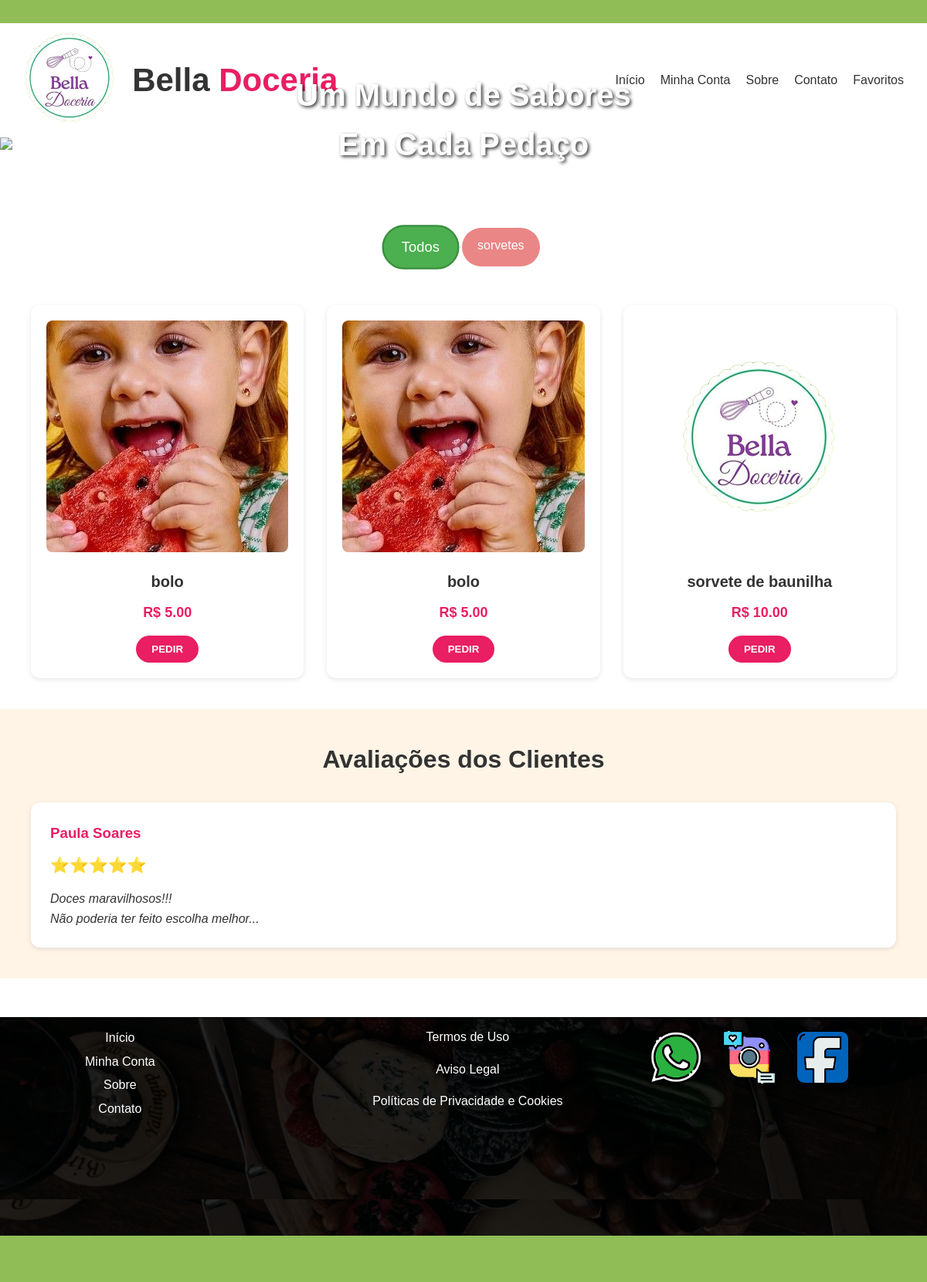
/catalog/home/2/, run on an earlier commit of the app's database.
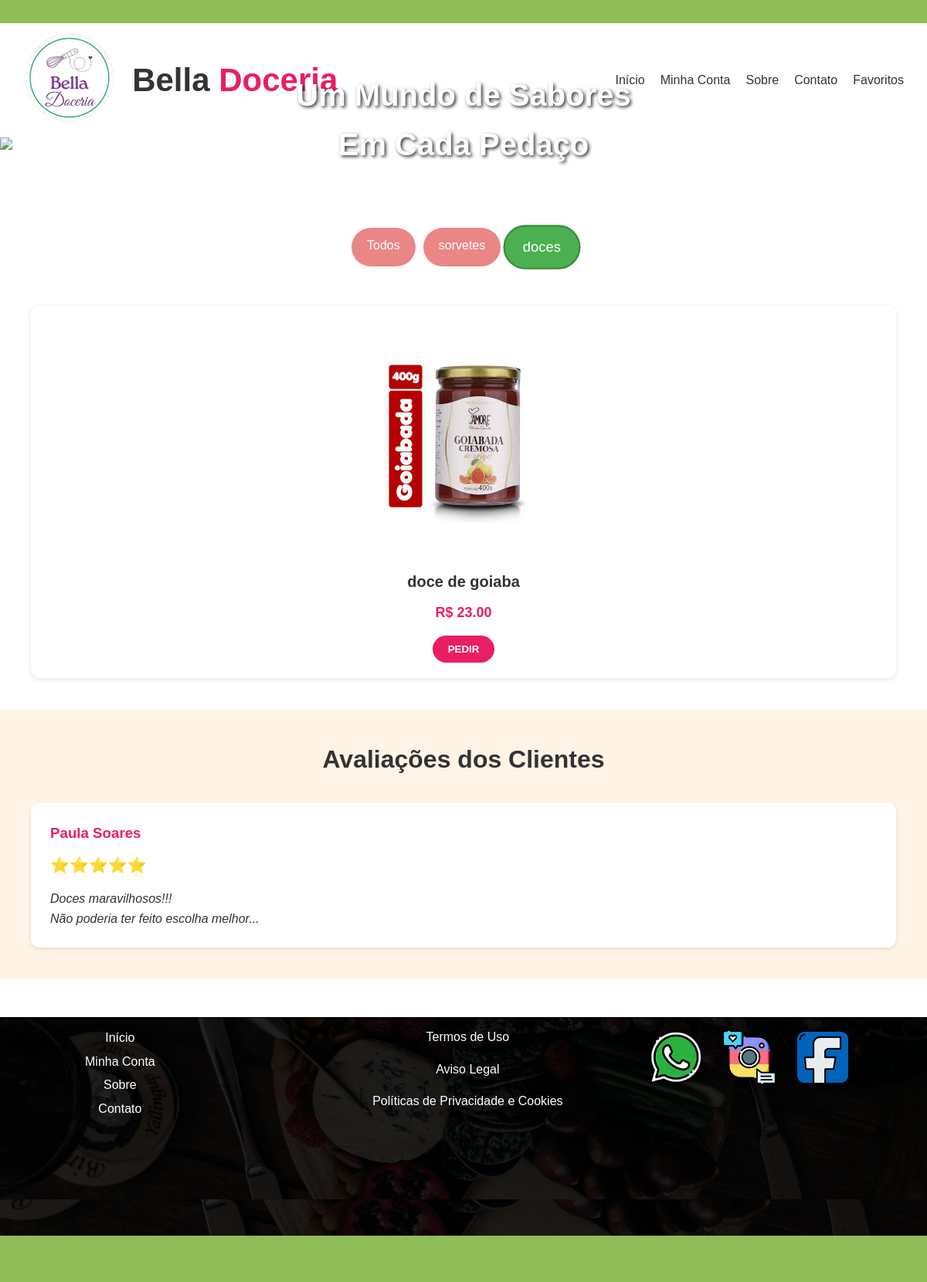
And on a later commit of the database.
### catalog/models.py (models this page shows, shortened)
class Categoria(models.Model):
    nome = models.CharField(max_length=100, unique=True)
    descricao = models.TextField(blank=True, null=True)
    def __str__(self):
        return self.nome
    class Meta:
        verbose_name = "Categoria"
        verbose_name_plural = "Categorias"

class Produto(models.Model):
    nome = models.CharField(max_length=100)
    preco = models.DecimalField(max_digits=10, decimal_places=2)
    descricao_produto = models.TextField(blank=True, null=True)
    imagem = models.ImageField(upload_to='produtos/', null=True, blank=True)
    data_cadastro = models.DateTimeField(auto_now_add=True)
    ativo = models.BooleanField(default=True)
    categoria = models.ForeignKey(
    Categoria,
    on_delete=models.CASCADE,
    related_name='produtos',
    verbose_name='Categoria',
    )
    class Meta:
        verbose_name = "Produto"
        verbose_name_plural = "Produtos"
        ordering = ['-data_cadastro']
        db_table = 'Produtos'
        indexes = [
            models.Index(fields=['nome']),
        ]
        permissions = [
            ("gerenciar_estoque", "Pode alterar disponibilidade de produtos"),
        ]

### catalog/views.py (the view)
# urls.py: path('', views.home, name='home'),  # Página inicial do aplicativo "catalog"
def home(request, categoria_id=None):
    categorias = Categoria.objects.all()
    produtos = Produto.objects.filter(ativo=True)  # Produtos ativos como padrão
    categoria_selecionada = None
    if categoria_id:
        categoria_query = Categoria.objects.filter(id=categoria_id)
        if categoria_query.exists():
            categoria_selecionada = categoria_query.first()  # Obtendo a primeira (e única) categoria encontrada
            produtos = produtos.filter(categoria=categoria_selecionada)
    return render(request, 'catalog/home.html', {
        'produtos': produtos,
        'categorias': categorias,
        'categoria_selecionada': categoria_selecionada,
    })

### catalog/templates/catalog/home.html (shortened to what the changed rows need)
{% load static %}
<!DOCTYPE html>
<html lang="pt-BR">
<head>
  <link rel="stylesheet" href="{% static 'css/pagina1.css' %}">
</head>
<body>
  <header class="topo">
    <div class="logo">
      <a href="{% url 'home' %}" class="logo-texto">
        <h1>Bella <span>Doceria</span></h1>
      </a>
    </div>
  </header>
  <section id="inicio" class="hero" style="position: relative;">
    <div style="position: absolute; top: 50%; left: 50%; transform: translate(-50%, -50%); text-align: center; width: 100%;">
      <h2 style="color: white; text-shadow: 2px 2px 4px rgba(0,0,0,0.8); font-size: 2.5rem; margin-bottom: 20px;">Um Mundo de Sabores<br>Em Cada Pedaço</h2>
    </div>
  </section>
  <section id="catalogo" class="produtos">
<div class="filtros">
  <a href="{% url 'home' %}"
     class="botao-categoria {% if not categoria_selecionada %}ativo{% endif %}">
    Todos
  </a>
  {% for categoria in categorias %}
    <a href="{% url 'home_por_categoria' categoria.id %}"
       class="botao-categoria {% if categoria == categoria_selecionada %}ativo{% endif %}">
      {{ categoria.nome }}
    </a>
  {% endfor %}
</div>
    <div class="lista-produtos">
      {% for produto in produtos %}
        <div class="produto" data-categoria="{{ produto.categoria }}">
          {% if produto.imagem %}
            <img src="{{ produto.imagem.url }}" alt="{{ produto.nome }}" class="img-produto" style="height: 300px;">
          {% else %}
            <img src="{% static 'images/logo.png' %}" alt="Imagem não disponível" class="img-produto" style="height: 300px;">
          {% endif %}
          <h3>{{ produto.nome }}</h3>
          <p class="preco">R$ {{ produto.preco }}</p>
          <a href="https://wa.me/5581996522114?text=Olá!%20Gostaria%20de%20saber%20mais%20sobre%20o%20produto%20{{ produto.nome }}%20que%20custa%20R$%20{{ produto.preco }}."
            target="_blank">
            <button class="btn-pedir">PEDIR</button>
          </a>
        </div>
      {% empty %}
        <p class="text-center">Nenhum produto disponível.</p>
      {% endfor %}
    </div>
  </section>
  <section id="avaliacoes" class="avaliacoes">
    <h2>Avaliações dos Clientes</h2>
  </section>
</body>
</html>

What changed in the data, as far as the page shows it:
no longer on this page (row unchanged): Produto: imagem (picture), nome "bolo", preco "5.00"
no longer on this page (row unchanged): Produto: imagem (picture), nome "bolo", preco "5.00"
no longer on this page (row unchanged): Produto: nome "sorvete de baunilha", preco "10.00"
added Categoria: nome "doces"
added Produto: imagem (picture), nome "doce de goiaba", preco "23.00"
